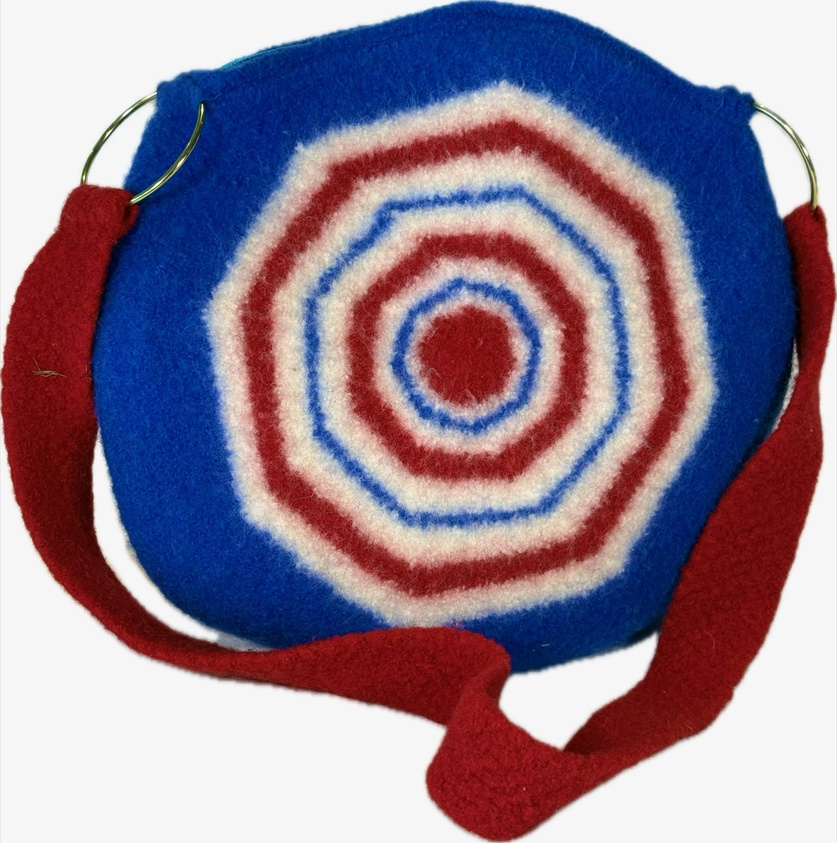
#> input picture print-materials/images/bag-bullseye.jpeg, 837 x 843 px, shrunk from 1488 x 1500 before the run; its folder holds only this picture in this run
$ python cutouts.py
#> lines starting #> are read from the running program, lines starting #| are printed output that depends on the picture
#!/usr/bin/env python3
"""Turn the bag photos into transparent PNGs for the print designs.

The product shots sit on a white studio background. Dropped onto a coloured
panel they each show up inside a pale rectangle, so the background has to go.

Two passes:

1. Flood-fill inward from the border, which copes with the soft shadow that
   fades from the bag out into the background.
2. Clear anything left that matches the studio background exactly. Every one
   of these photos was shot on the same flat neutral grey-white — measured at
   (246, 246, 246) with *zero* difference between the channels — whereas the
   cream wool in the design is warmer and textured (about 233, with a spread
   of 13 across the channels). So "perfectly neutral and very pale" picks out
   the backdrop and leaves Bullseye's white rings and Nordic Flurry's cream
   snowflakes untouched. This second pass is what clears background trapped
   inside a strap loop, which no fill from the border can reach.

    python3 cutouts.py          # images/*.jpeg -> images/cut-*.png
"""
import os
from PIL import Image, ImageDraw

HERE = os.path.join(os.path.dirname(os.path.abspath(__file__)), "images")
KEY  = (255, 0, 255)   # a colour no wool photo contains
THRESH = 46            # how far from the seed colour still counts as background
STEP = 6               # seed every Nth pixel along the border
FLAT_MIN = 240         # pass 2: how pale a pixel must be to count as backdrop
FLAT_SPREAD = 5        # pass 2: and how neutral (max channel - min channel)

def cut(src, dst):
#> called with src = 'print-materials/images/bag-bullseye.jpeg'
    im = Image.open(src).convert("RGB")
#> im is the input picture: PIL image 837x843 RGB; mean R, G, B 145.5, 127.2, 146.2
    w, h = im.size
#> w = 837; h = 843
    d = ImageDraw.floodfill  # fills only the connected region it starts in
    # Seed all the way along every edge, not just the corners. A strap or a
    # soft shadow can pinch the background into several separate regions that
    # each touch the border somewhere unpredictable.
    seeds  = [(x, 0) for x in range(0, w, STEP)]
    seeds += [(x, h-1) for x in range(0, w, STEP)]
    seeds += [(0, y) for y in range(0, h, STEP)]
    seeds += [(w-1, y) for y in range(0, h, STEP)]
    for s in seeds:
        px = im.getpixel(s)
        if px == KEY:                         # already cleared by an earlier fill
            continue
        if sum(px)/3 > 200:                   # only seed on a pale pixel
            d(im, s, KEY, thresh=THRESH)
#> this loop made 562 passes
#> px on passes 1 to 3: (234, 234, 234), (255, 0, 255), (255, 0, 255)
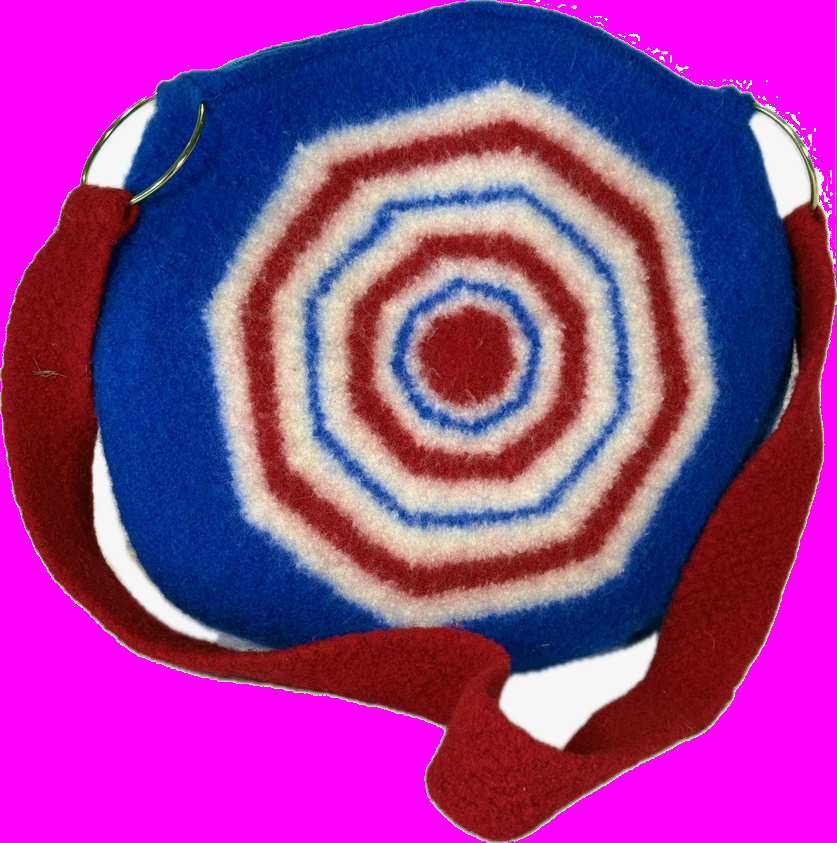
#> im: PIL image 837x843 RGB; mean R, G, B 148, 61.4, 148.7
    im = im.convert("RGBA")
#> im: PIL image 837x843 RGBA
    px = im.load()
    n = 0
    for y in range(h):
        for x in range(w):
            r, g, b, _ = px[x, y]
            if (r, g, b) == KEY:
                px[x, y] = (255, 255, 255, 0); n += 1
            elif min(r, g, b) >= FLAT_MIN and max(r, g, b) - min(r, g, b) <= FLAT_SPREAD:
                px[x, y] = (255, 255, 255, 0); n += 1   # backdrop inside a strap loop
#> after the loop, n = 205022
    im.save(dst)
    return n / (w*h)

if __name__ == "__main__":
    for f in sorted(os.listdir(HERE)):
        if not f.endswith(".jpeg") or f.startswith("cut-"):
            continue
        out = os.path.join(HERE, "cut-" + f.replace(".jpeg", ".png"))
        share = cut(os.path.join(HERE, f), out)
        print("%-26s background removed: %4.1f%%" % (f, share*100))
#| bag-bullseye.jpeg          background removed: 29.1%

$ run again, on print-materials/images/bag-mondrian.jpeg
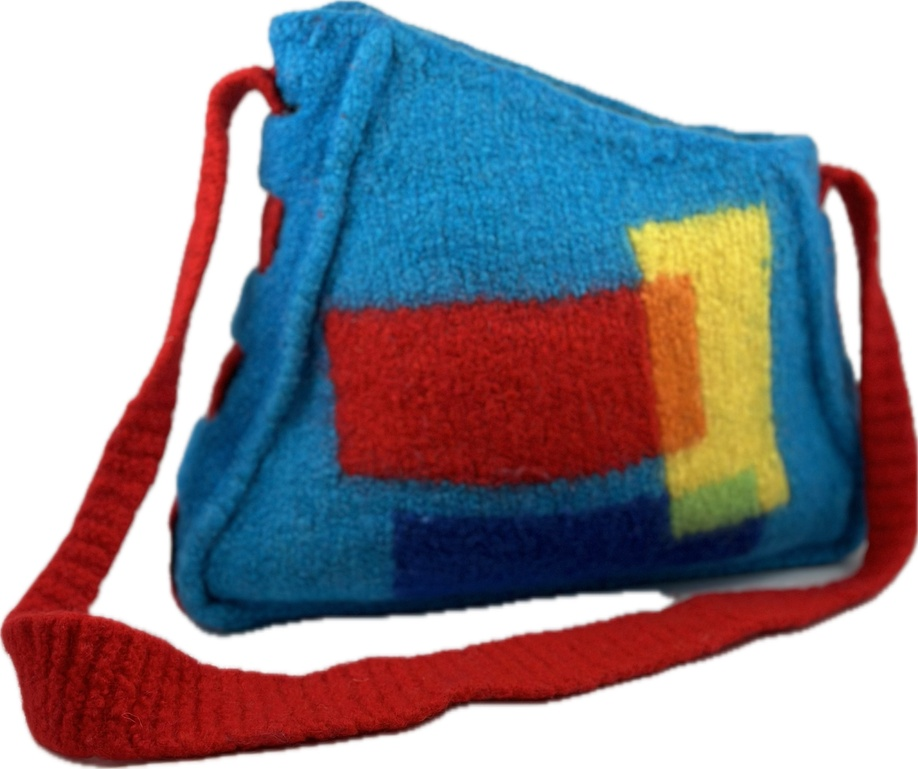
#> input picture print-materials/images/bag-mondrian.jpeg, 918 x 769 px, shrunk from 3019 x 2529 before the run
#> in cut, im is the input picture: PIL image 918x769 RGB; mean R, G, B 147.2, 140.1, 148.7
#> the loop in cut, `for s in seeds:` made 564 passes
#> px on passes 1 to 3: (255, 255, 255), (255, 0, 255), (255, 0, 255)
#> after the loop in cut, `for s in seeds:`:
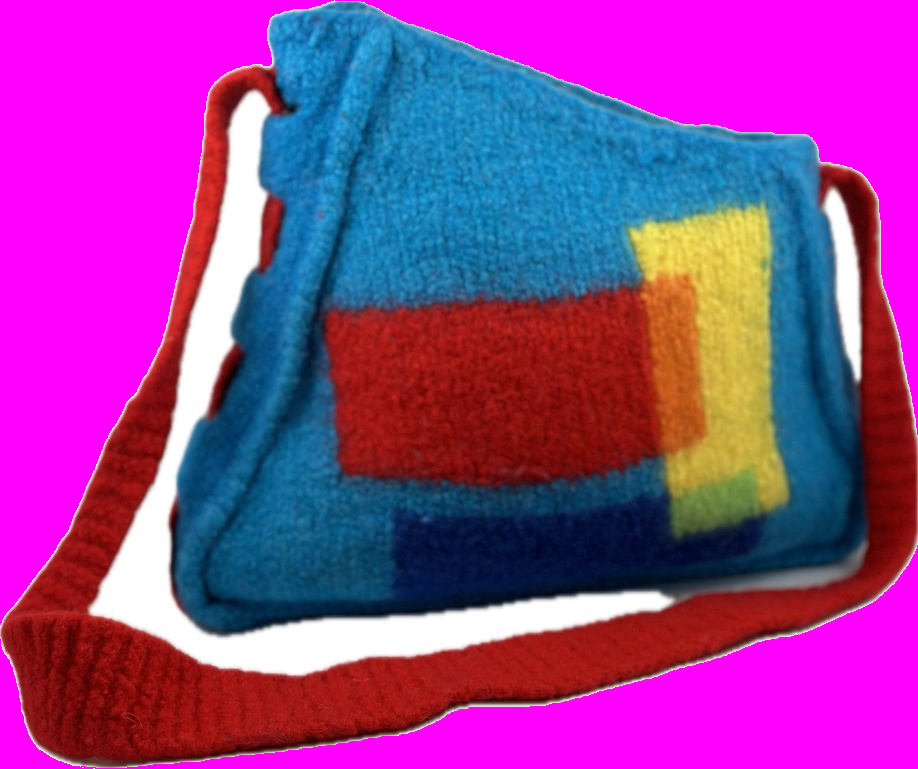
#> im: PIL image 918x769 RGB; mean R, G, B 147.3, 61.5, 148.8
#> after the loop in cut, `for y in range(h):`: n = 253884
#| bag-mondrian.jpeg          background removed: 36.0%

$ run again, on print-materials/images/bag-nordic-flurry.jpeg
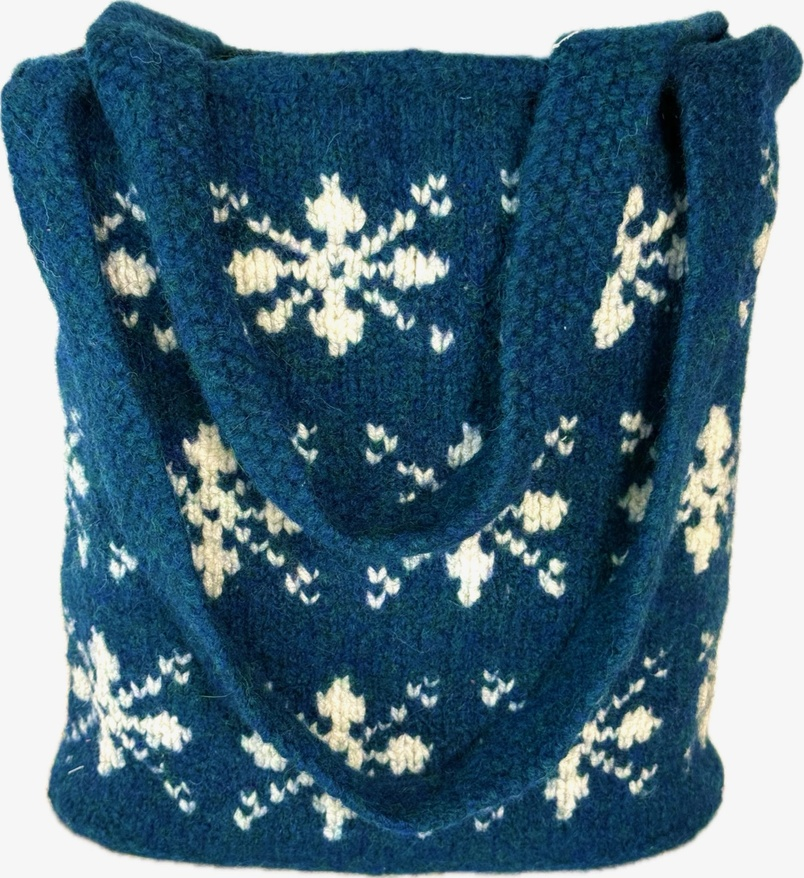
#> input picture print-materials/images/bag-nordic-flurry.jpeg, 804 x 878 px, shrunk from 1374 x 1500 before the run
#> in cut, im is the input picture: PIL image 804x878 RGB; mean R, G, B 80.9, 110.4, 127
#> the loop in cut, `for s in seeds:` made 562 passes
#> px on passes 1 to 3: (246, 246, 246), (255, 0, 255), (255, 0, 255)
#> after the loop in cut, `for s in seeds:`:
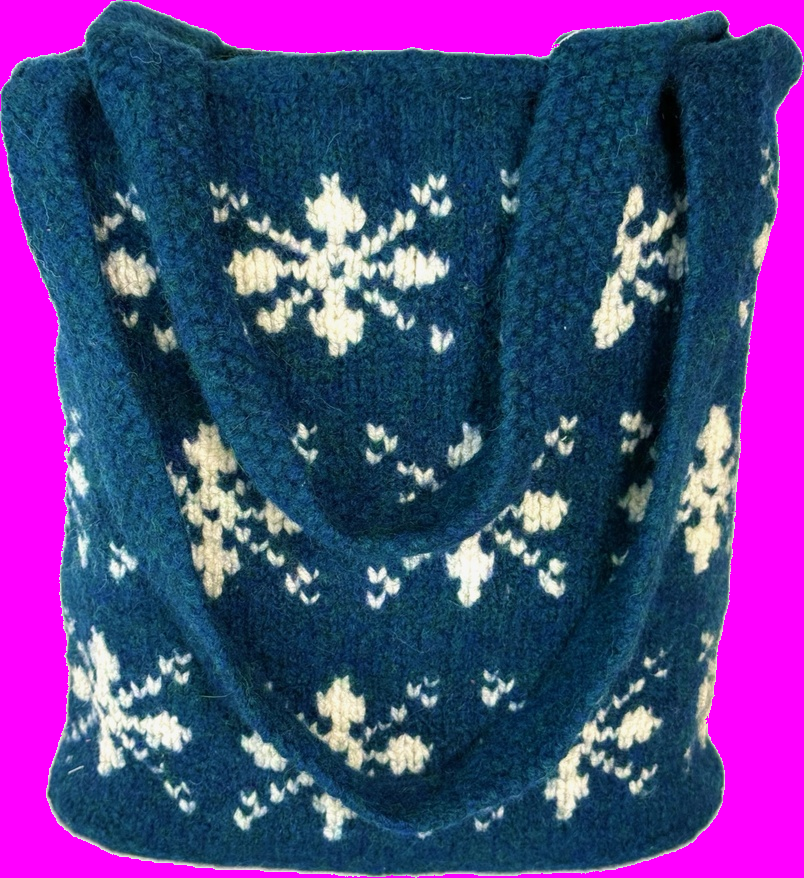
#> im: PIL image 804x878 RGB; mean R, G, B 82.6, 66.3, 128.7
#> after the loop in cut, `for y in range(h):`: n = 127594
#| bag-nordic-flurry.jpeg     background removed: 18.1%

$ run again, on print-materials/images/bag-pink-neonblue-stripe.jpeg
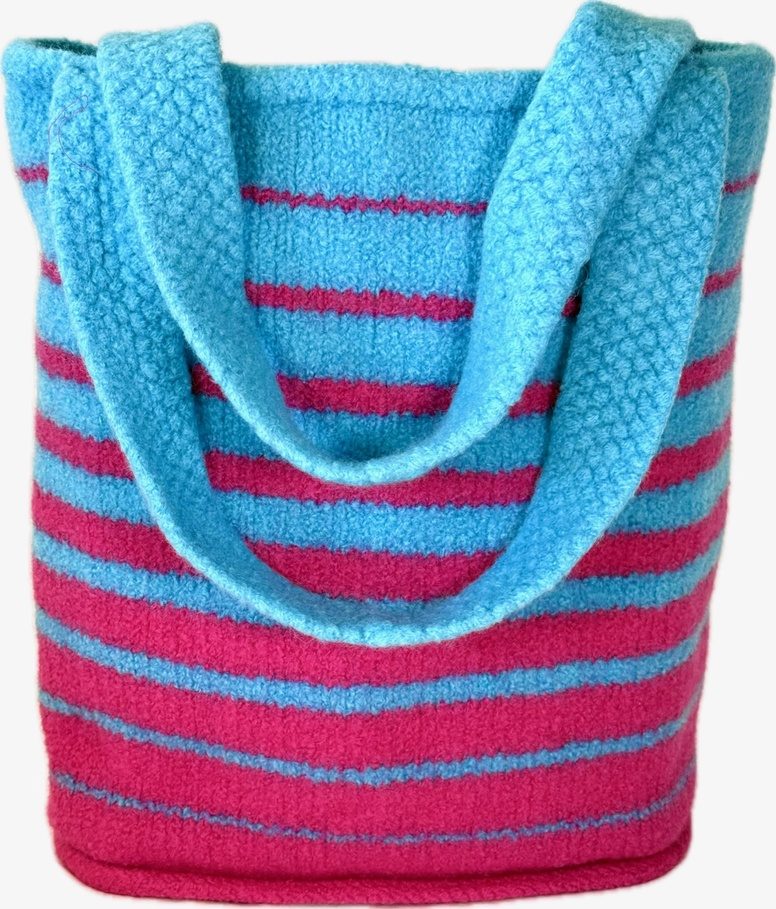
#> input picture print-materials/images/bag-pink-neonblue-stripe.jpeg, 776 x 909 px, shrunk from 1280 x 1500 before the run
#> in cut, im is the input picture: PIL image 776x909 RGB; mean R, G, B 132.6, 139.8, 178.1
#> the loop in cut, `for s in seeds:` made 564 passes
#> px on passes 1 to 3: (246, 246, 246), (255, 0, 255), (255, 0, 255)
#> after the loop in cut, `for s in seeds:`:
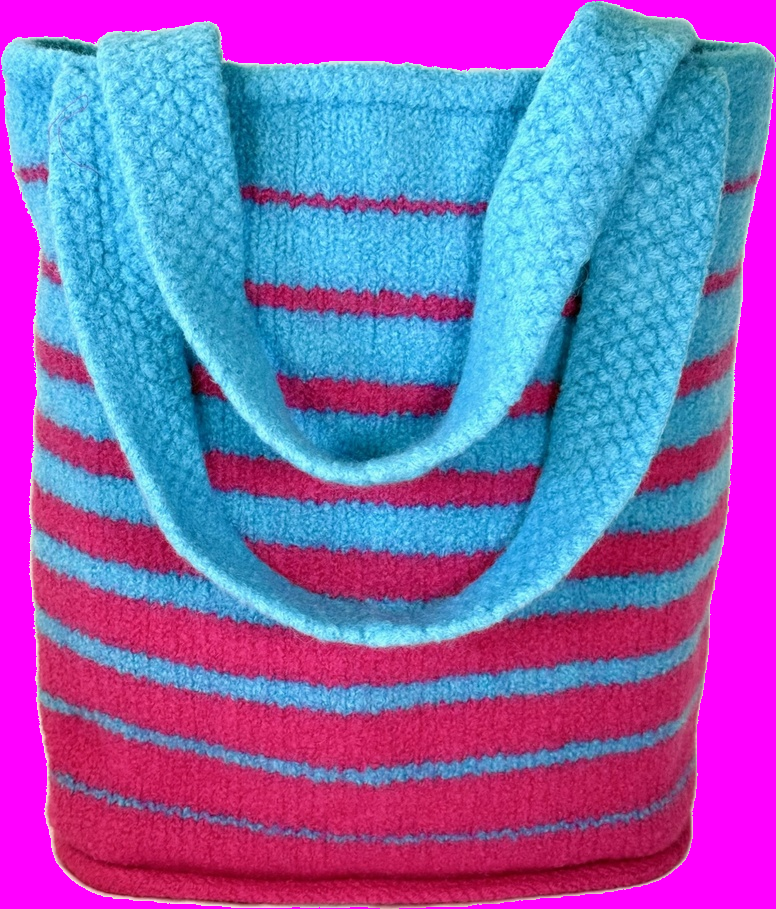
#> im: PIL image 776x909 RGB; mean R, G, B 134.1, 101.6, 179.7
#> after the loop in cut, `for y in range(h):`: n = 110150
#| bag-pink-neonblue-stripe.jpeg background removed: 15.6%

$ run again, on print-materials/images/bag-circle-back.jpeg
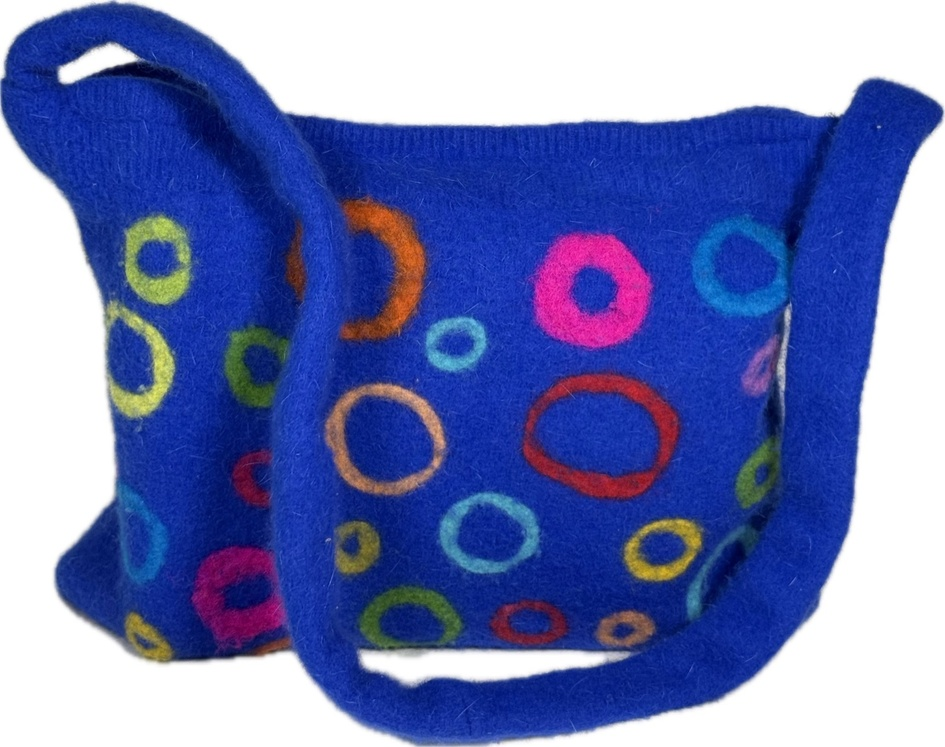
#> input picture print-materials/images/bag-circle-back.jpeg, 945 x 747 px, shrunk from 1500 x 1186 before the run
#> in cut, im is the input picture: PIL image 945x747 RGB; mean R, G, B 109, 120.2, 180.1
#> the loop in cut, `for s in seeds:` made 566 passes
#> px on passes 1 to 3: (255, 255, 255), (255, 0, 255), (255, 0, 255)
#> after the loop in cut, `for s in seeds:`:
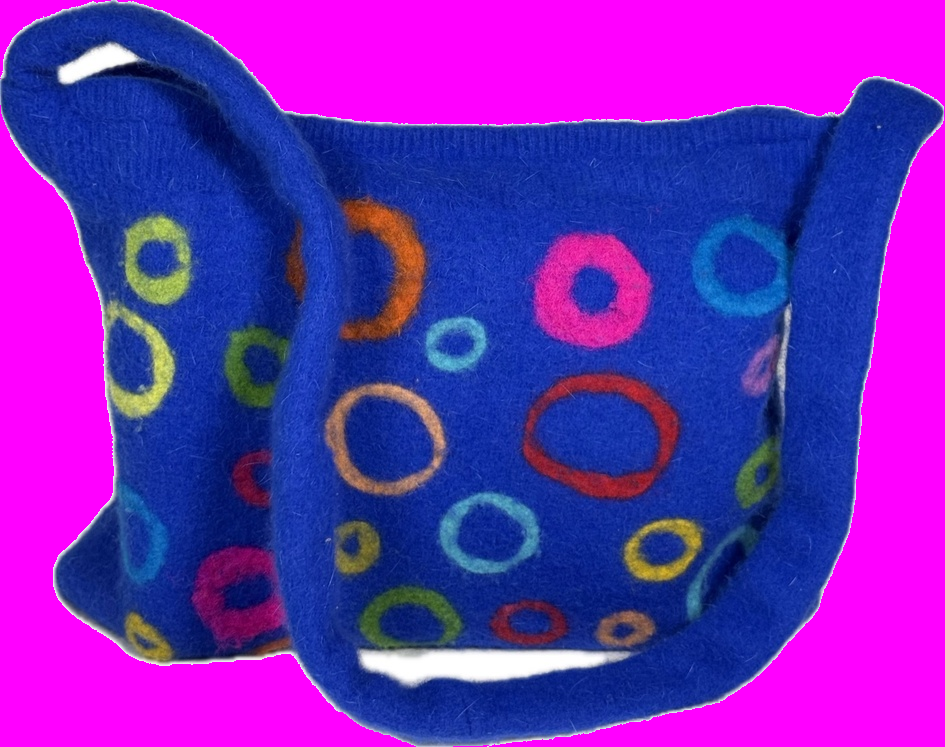
#> im: PIL image 945x747 RGB; mean R, G, B 109.1, 39.6, 180.2
#> after the loop in cut, `for y in range(h):`: n = 228540
#| bag-circle-back.jpeg       background removed: 32.4%
